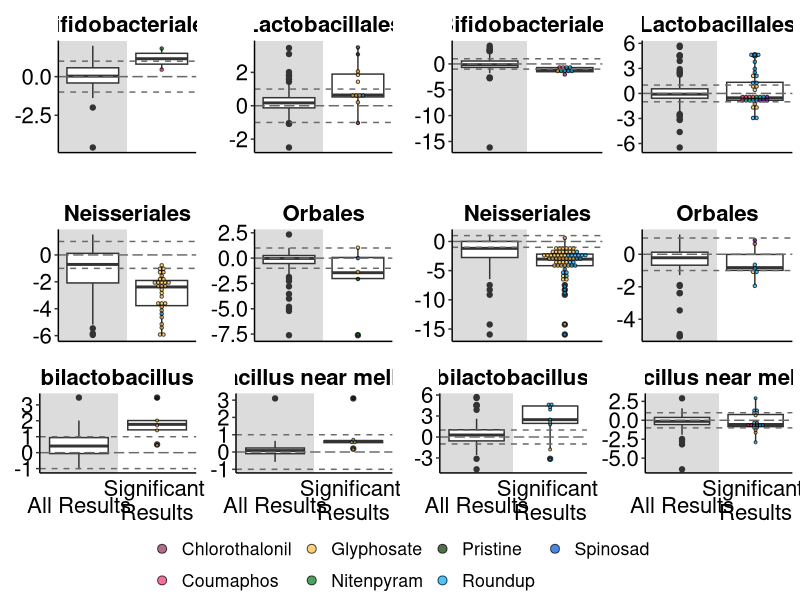
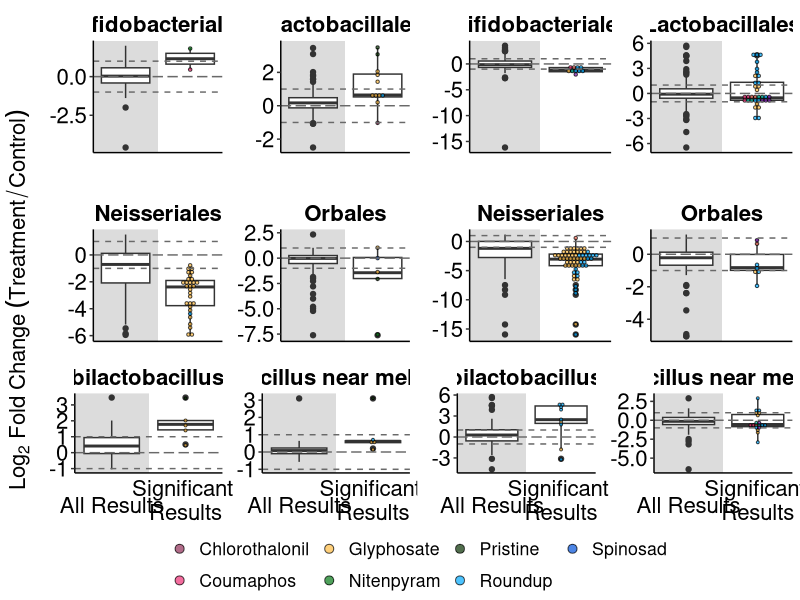

Write the R code that produced these figures, in order.
## ---- chunk 1
library(tidyverse)
library(ggpubr)
## ---- chunk 2
effectsize_final <- read.csv("data/effectsizesforfig.csv", stringsAsFactors = TRUE, na.strings=c(""))

effectsize_final$All.Logs<-as.numeric(as.character(effectsize_final$All.Logs))

str(effectsize_final)

## ---- chunk 3

effectsize_final_comp <- effectsize_final %>% 
  dplyr::filter(Type == "Comp")
  
## ---- chunk 4
effectsize_c_orders_sig <-
  effectsize_final_comp %>% 
  dplyr::filter(Sig == "Yes") %>% 
  dplyr::filter(Order == "Lactobacillales" | Order == "Orbales" | Order == "Bifidobacteriales" | Order == "Neisseriales") %>%
  dplyr::filter(Core == "Y") %>% 
  dplyr::filter(All.Logs>-50 & All.Logs<50) %>% ##get rid of extreme outliers
  dplyr::filter(!is.na(All.Logs))

fig_c_effectsizeorder <- effectsize_final_comp %>% 
  dplyr::filter(!is.na(All.Logs)) %>%  #get rid of NAs
  dplyr::filter(Order == "Lactobacillales" | Order == "Orbales" | Order == "Bifidobacteriales" | Order == "Neisseriales") %>% 
  dplyr::filter(Core == "Y") %>% 
  dplyr::filter(All.Logs>-50 & All.Logs<50) %>% ##get rid of extreme outliers
  ggplot(aes(x=Sig, y = All.Logs)) +
  geom_rect(xmin = 0, xmax = 1.5, ymin = -Inf, ymax = Inf, fill = "#DCDCDC")+
  geom_boxplot(position=position_dodge(width = 2)) +
  geom_dotplot(data = effectsize_c_orders_sig, stackgroups = TRUE, method = "histodot",
               binaxis = 'y', stackdir = 'center', dotsize = 1, 
               position = position_dodge(width = 0), 
               aes(fill= Pesticide),  alpha=0.7)+
  scale_fill_manual(name = "Pesticide",values=c("Chlorothalonil" = "#8F2D56",    
                                                "Coumaphos" = "#EE2F75",
                                                "Fipronil" = "#ED6D5A",
                                                "Glyphosate" = "#FFBC42",
                                                "Imidacloprid" = "#00BD9D",
                                                "Nitenpyram" = "#047815",
                                                "Pristine" = "#063000",
                                                "Roundup" = "#00A9FE",
                                                "Spinosad" = "#0050D9",
                                                "Thiamethoxam" = "#7C18AF"))+
  geom_hline(aes(yintercept = 0), colour = "#696969", linetype = "longdash")+
  geom_hline(aes(yintercept = 1), colour = "#696969", linetype = "dashed")+
  geom_hline(aes(yintercept = -1), colour = "#696969", linetype = "dashed")+
  theme_classic() +
  theme(
    axis.title.x=element_blank(),
    axis.text.x=element_blank(),
    axis.ticks.x=element_blank(),
    legend.title = element_blank(),
    strip.placement = "outside", 
    strip.text.x = element_text( #text in facet labels
      size = 16, color = "black", face = "bold"),
    strip.background = element_rect(#background of facet labels
      color="white", fill="#ffffff", size=1.5),
    panel.spacing.y = unit(2, "lines"),
    legend.position = "bottom",
    axis.title.y = element_blank())+
  theme(text = element_text(size = 16), axis.text.y = element_text(color="black", size = 16))+
  scale_y_continuous(name ="Log2 Fold Change \n(Treatment/Control)")+
  scale_x_discrete(labels=c("All" = "All Results", "Yes" = "Significant \nResults"), expand = c(0.5, 0))+
  facet_wrap(~ Order, scales = 'free', ncol = 2, strip.position = "top")

## ---- chunk 5
effectsize_c_lacto_sig <- 
  effectsize_final_comp %>% 
  dplyr::filter(Sig == "Yes") %>% 
  dplyr::filter(Species == "Bombilactobacillus spp." | Species == "Lactobacillus near melliventris") %>%
  dplyr::filter(Core == "Y") %>% 
  dplyr::filter(All.Logs>-50 & All.Logs<50) %>% ##get rid of extreme outliers
  dplyr::filter(!is.na(All.Logs))

fig_c_effectsizelacto <- effectsize_final_comp %>% 
  dplyr::filter(!is.na(All.Logs)) %>% #get rid of NAs
  dplyr::filter(Species == "Bombilactobacillus spp." | Species == "Lactobacillus near melliventris") %>%
  dplyr::filter(Core == "Y") %>% 
  dplyr::filter(All.Logs>-50 & All.Logs<50) %>% ##get rid of extreme outliers
  ggplot(aes(x=Sig, y = All.Logs)) +
  geom_rect(xmin = 0, xmax = 1.5, ymin = -Inf, ymax = Inf, fill = "#DCDCDC")+
  geom_boxplot(position=position_dodge(width = 2)) + 
  geom_dotplot(data = effectsize_c_lacto_sig, stackgroups = TRUE, method = "histodot",
               binaxis = 'y', stackdir = 'center', dotsize = 1.2, 
               position = position_dodge(width = 0), 
               aes(fill= Pesticide),  alpha=0.7)+
  scale_fill_manual(name = "Pesticide",values=c("Chlorothalonil" = "#8F2D56",    
                                                "Coumaphos" = "#EE2F75",
                                                "Fipronil" = "#ED6D5A",
                                                "Glyphosate" = "#FFBC42",
                                                "Imidacloprid" = "#00BD9D",
                                                "Nitenpyram" = "#047815",
                                                "Pristine" = "#063000",
                                                "Roundup" = "#00A9FE",
                                                "Spinosad" = "#0050D9",
                                                "Thiamethoxam" = "#7C18AF"))+
  geom_hline(aes(yintercept = 0), colour = "#696969", linetype = "longdash")+
  geom_hline(aes(yintercept = 1), colour = "#696969", linetype = "dashed")+
  geom_hline(aes(yintercept = -1), colour = "#696969", linetype = "dashed")+
  theme_classic() +
  theme(axis.title.x=element_blank(),
        axis.text.x=element_blank(),
        axis.ticks.x=element_blank(),
        legend.title = element_blank(),
        strip.placement = "outside", 
        strip.text.x = element_text( #text in facet labels
          size = 16, color = "black", face = "bold"),
        strip.background = element_rect(#background of facet labels
          color="white", fill="#ffffff", size=1.5),
        panel.spacing.y = unit(2, "lines"),
        legend.position = "none",
        axis.title.y = element_blank())+
  theme(text = element_text(size = 16), axis.text.x = element_text(vjust=0.3, size = 16, color="black"), axis.text.y = element_text(color="black", size = 16))+
  scale_y_continuous(name ="Log2 Fold Change \n(Treatment/Control)")+
  scale_x_discrete(labels=c("All" = "All Results", "Yes" = "Significant \nResults"), expand = c(0.5, 0))+
  facet_wrap(~ Species, scales = 'free', ncol = 2, strip.position = "top")
## ---- chunk 6

effectsize_final_noncomp <- effectsize_final %>% 
  dplyr::filter(Type == "Noncomp")

## ---- chunk 7
effectsize_nc_orders_sig <-
  effectsize_final_noncomp %>% 
  dplyr::filter(Sig == "Yes") %>% 
  dplyr::filter(Order == "Lactobacillales" | Order == "Orbales" | Order == "Bifidobacteriales" | Order == "Neisseriales") %>%
   dplyr::filter(All.Logs>-50 & All.Logs<50) %>% ##get rid of extreme outliers
  dplyr::filter(Core == "Y") %>% 
  dplyr::filter(!is.na(All.Logs))

fig_nc_effectsizeorder <- effectsize_final_noncomp %>% 
  dplyr::filter(!is.na(All.Logs)) %>%  #get rid of NAs
  dplyr::filter(Order == "Lactobacillales" | Order == "Orbales" | Order == "Bifidobacteriales" | Order == "Neisseriales") %>% 
   dplyr::filter(All.Logs>-50 & All.Logs<50) %>% ##get rid of extreme outliers
  dplyr::filter(Core == "Y") %>% 
  ggplot(aes(x=Sig, y = All.Logs)) +
  geom_rect(xmin = 0, xmax = 1.5, ymin = -Inf, ymax = Inf, fill = "#DCDCDC")+
  geom_boxplot(position=position_dodge(width = 2)) +
  geom_dotplot(data = effectsize_nc_orders_sig, stackgroups = TRUE, method = "histodot",
               binaxis = 'y', stackdir = 'center', dotsize = 1, 
               position = position_dodge(width = 0), 
               aes(fill= Pesticide),  alpha=0.7)+
  scale_fill_manual(name = "Pesticide",values=c("Chlorothalonil" = "#8F2D56",    
                                                "Coumaphos" = "#EE2F75",
                                                "Fipronil" = "#ED6D5A",
                                                "Glyphosate" = "#FFBC42",
                                                "Imidacloprid" = "#00BD9D",
                                                "Nitenpyram" = "#047815",
                                                "Pristine" = "#063000",
                                                "Roundup" = "#00A9FE",
                                                "Spinosad" = "#0050D9",
                                                "Thiamethoxam" = "#7C18AF"))+
  geom_hline(aes(yintercept = 0), colour = "#696969", linetype = "longdash")+
  geom_hline(aes(yintercept = 1), colour = "#696969", linetype = "dashed")+
  geom_hline(aes(yintercept = -1), colour = "#696969", linetype = "dashed")+
  theme_classic() +
  theme(
    axis.title.x=element_blank(),
    axis.text.x=element_blank(),
    axis.ticks.x=element_blank(),
    legend.title = element_blank(),
    strip.placement = "outside", 
    strip.text.x = element_text( #text in facet labels
      size = 16, color = "black", face = "bold"),
    strip.background = element_rect(#background of facet labels
      color="white", fill="#ffffff", size=1.5),
    panel.spacing.y = unit(2, "lines"),
    legend.position = "bottom",
    axis.title.y = element_blank())+
  theme(text = element_text(size = 16),  axis.text.y = element_text(color="black", size = 16))+
  scale_y_continuous(name ="Log2 Fold Change \n(Treatment/Control)")+
  scale_x_discrete(labels=c("All" = "All Results", "Yes" = "Significant \nResults"), expand = c(0.5, 0))+
  facet_wrap(~ Order, scales = 'free', ncol = 2, strip.position = "top")

## ---- chunk 8
effectsize_nc_lacto_sig <- 
  effectsize_final_noncomp %>% 
  dplyr::filter(Sig == "Yes") %>% 
  dplyr::filter(Species == "Bombilactobacillus spp." | Species == "Lactobacillus near melliventris") %>%
  dplyr::filter(Core == "Y") %>% 
   dplyr::filter(All.Logs>-50 & All.Logs<50) %>% ##get rid of extreme outliers
  dplyr::filter(!is.na(All.Logs))

fig_nc_effectsizelacto <- effectsize_final_noncomp %>% 
  dplyr::filter(!is.na(All.Logs)) %>% #get rid of NAs
  dplyr::filter(Species == "Bombilactobacillus spp." | Species == "Lactobacillus near melliventris") %>%
  dplyr::filter(Core == "Y") %>% 
   dplyr::filter(All.Logs>-50 & All.Logs<50) %>% ##get rid of extreme outliers
  ggplot(aes(x=Sig, y = All.Logs)) +
  geom_rect(xmin = 0, xmax = 1.5, ymin = -Inf, ymax = Inf, fill = "#DCDCDC")+
  geom_boxplot(position=position_dodge(width = 2)) + 
  geom_dotplot(data = effectsize_nc_lacto_sig, stackgroups = TRUE, method = "histodot",
               binaxis = 'y', stackdir = 'center', dotsize = 1.2, 
               position = position_dodge(width = 0), 
               aes(fill= Pesticide),  alpha=0.7)+
  scale_fill_manual(name = "Pesticide",values=c("Chlorothalonil" = "#8F2D56",    
                                                "Coumaphos" = "#EE2F75",
                                                "Fipronil" = "#ED6D5A",
                                                "Glyphosate" = "#FFBC42",
                                                "Imidacloprid" = "#00BD9D",
                                                "Nitenpyram" = "#047815",
                                                "Pristine" = "#063000",
                                                "Roundup" = "#00A9FE",
                                                "Spinosad" = "#0050D9",
                                                "Thiamethoxam" = "#7C18AF"))+
  geom_hline(aes(yintercept = 0), colour = "#696969", linetype = "longdash")+
  geom_hline(aes(yintercept = 1), colour = "#696969", linetype = "dashed")+
  geom_hline(aes(yintercept = -1), colour = "#696969", linetype = "dashed")+
  theme_classic() +
  theme(axis.title.x=element_blank(),
        axis.text.x=element_blank(),
        axis.ticks.x=element_blank(),
        legend.title = element_blank(),
        strip.placement = "outside", 
        strip.text.x = element_text( #text in facet labels
          size = 16, color = "black", face = "bold"),
        strip.background = element_rect(#background of facet labels
          color="white", fill="#ffffff", size=1.5),
        panel.spacing.y = unit(2, "lines"),
        legend.position = "none",
        axis.title.y = element_blank())+
  theme(text = element_text(size = 16), axis.text.x = element_text(vjust=0.3, size = 16, color="black"), axis.text.y = element_text(color="black", size = 16))+
  scale_y_continuous(name ="Log2 Fold Change \n(Treatment/Control)")+
  scale_x_discrete(labels=c("All" = "All Results", "Yes" = "Significant \nResults"), expand = c(0.5, 0))+
  facet_wrap(~ Species, scales = 'free', ncol = 2, strip.position = "top")
## ---- chunk 9
effectsizesfig_fourpanel <-
  ggarrange(fig_c_effectsizeorder, 
            fig_nc_effectsizeorder,
            fig_c_effectsizelacto,
            fig_nc_effectsizelacto,
            heights = c(2, 1), nrow=2, ncol = 2, common.legend = TRUE, legend = "bottom"
           )

effectsizesfig_fourpanel
## ---- chunk 10
annotate_figure(effectsizesfig_fourpanel,
                left = ggpubr::text_grob(expression(""*Log[2]~Fold~Change ~(Treatment/Control)*""), 
                  size = 16, color = "black", rot = 90))

